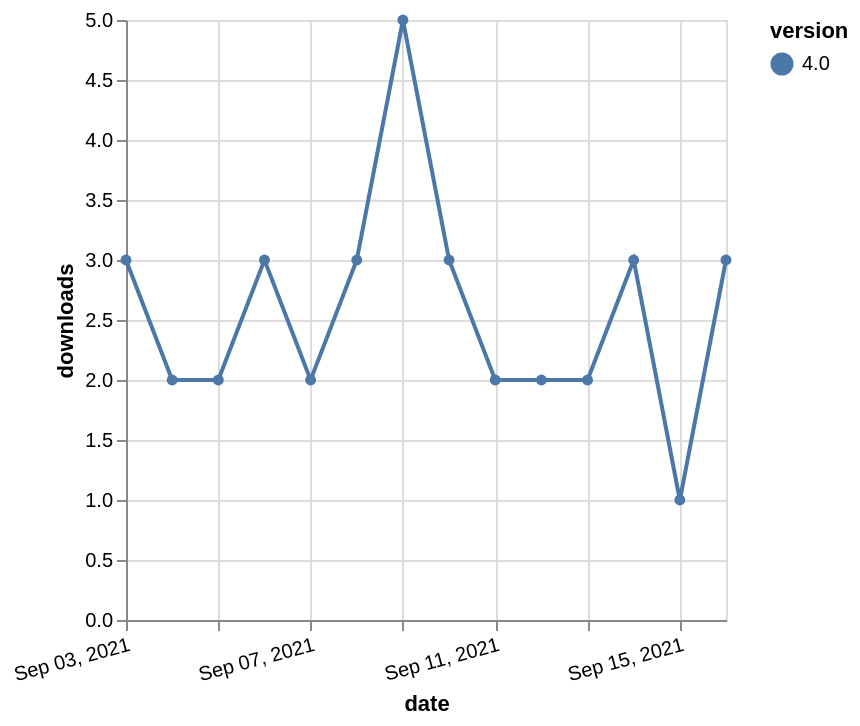

Vega-Lite specification for this chart:
### Vega-Lite specification from a JSON file in a GitHub repository (floating-point values rounded to 4 significant figures)
{"$schema": "https://vega.github.io/schema/vega-lite/v5.json", "description": "A simple bar chart with embedded data.", "data": {"values": [{"date": "2021-09-03", "total": 2504, "delta": 3, "version": "4.0"}, {"date": "2021-09-04", "total": 2506, "delta": 2, "version": "4.0"}, {"date": "2021-09-05", "total": 2508, "delta": 2, "version": "4.0"}, {"date": "2021-09-06", "total": 2511, "delta": 3, "version": "4.0"}, {"date": "2021-09-07", "total": 2513, "delta": 2, "version": "4.0"}, {"date": "2021-09-08", "total": 2516, "delta": 3, "version": "4.0"}, {"date": "2021-09-09", "total": 2521, "delta": 5, "version": "4.0"}, {"date": "2021-09-10", "total": 2524, "delta": 3, "version": "4.0"}, {"date": "2021-09-11", "total": 2526, "delta": 2, "version": "4.0"}, {"date": "2021-09-12", "total": 2528, "delta": 2, "version": "4.0"}, {"date": "2021-09-13", "total": 2530, "delta": 2, "version": "4.0"}, {"date": "2021-09-14", "total": 2533, "delta": 3, "version": "4.0"}, {"date": "2021-09-15", "total": 2534, "delta": 1, "version": "4.0"}, {"date": "2021-09-16", "total": 2537, "delta": 3, "version": "4.0"}]}, "width": "container", "mark": {"type": "line", "point": {"filled": true}}, "encoding": {"x": {"field": "date", "type": "temporal", "timeUnit": "yearmonthdate", "title": "date", "axis": {"labelAngle": -15}}, "y": {"field": "delta", "type": "quantitative", "title": "downloads"}, "color": {"field": "version", "type": "nominal"}, "tooltip": {"field": "delta"}}}
